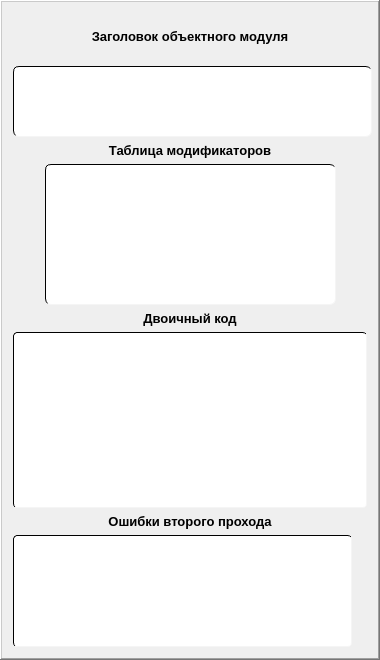
     <widget class="QFrame" name="frame_third">
      <property name="minimumSize">
       <size>
        <width>380</width>
        <height>660</height>
       </size>
      </property>
      <property name="maximumSize">
       <size>
        <width>380</width>
        <height>660</height>
       </size>
      </property>
      <property name="font">
       <font>
        <family>System</family>
        <pointsize>10</pointsize>
        <bold>true</bold>
       </font>
      </property>
      <property name="frameShape">
       <enum>QFrame::WinPanel</enum>
      </property>
      <property name="frameShadow">
       <enum>QFrame::Raised</enum>
      </property>
      <layout class="QGridLayout" name="gridLayout_9">
       <item row="0" column="0">
        <layout class="QGridLayout" name="gridLayout_7">
         <item row="0" column="0">
          <widget class="QLabel" name="label_OMH">
           <property name="font">
            <font>
             <family>System</family>
             <pointsize>10</pointsize>
             <bold>true</bold>
            </font>
           </property>
           <property name="text">
            <string>Заголовок объектного модуля</string>
           </property>
           <property name="alignment">
            <set>Qt::AlignCenter</set>
           </property>
          </widget>
         </item>
         <item row="1" column="0">
          <widget class="QTableWidget" name="tableWidget_OMH">
           <property name="minimumSize">
            <size>
             <width>359</width>
             <height>71</height>
            </size>
           </property>
           <property name="maximumSize">
            <size>
             <width>359</width>
             <height>71</height>
            </size>
           </property>
           <property name="font">
            <font>
             <family>Times New Roman</family>
             <pointsize>12</pointsize>
             <bold>false</bold>
            </font>
           </property>
           <property name="cursor" stdset="0">
            <cursorShape>PointingHandCursor</cursorShape>
           </property>
           <property name="toolTip">
            <string/>
           </property>
           <property name="styleSheet">
            <string notr="true">QTableWidget {
    background-color: #ffffff;
    border-top: 1px solid #000000;
    border-left: 1px solid #000000;
    border-right: 1px solid #f5f5f5;
    border-bottom: 1px solid #f5f5f5;
    border-radius: 6px;
    gridline-color: #e0e0e0;
}

QTableWidget QTableWidgetItem {
    padding: 5px;
}

QTableWidget QTableWidgetItem:hover {
    background-color: #e0d8d0;
}</string>
           </property>
           <property name="frameShape">
            <enum>QFrame::WinPanel</enum>
           </property>
           <property name="autoScrollMargin">
            <number>5</number>
           </property>
           <property name="editTriggers">
            <set>QAbstractItemView::NoEditTriggers</set>
           </property>
           <attribute name="horizontalHeaderVisible">
            <bool>false</bool>
           </attribute>
           <attribute name="horizontalHeaderMinimumSectionSize">
            <number>80</number>
           </attribute>
           <attribute name="horizontalHeaderDefaultSectionSize">
            <number>80</number>
           </attribute>
           <attribute name="verticalHeaderVisible">
            <bool>false</bool>
           </attribute>
           <attribute name="verticalHeaderMinimumSectionSize">
            <number>20</number>
           </attribute>
           <attribute name="verticalHeaderDefaultSectionSize">
            <number>20</number>
           </attribute>
           <row>
            <property name="text">
             <string>Новая строка</string>
            </property>
           </row>
          </widget>
         </item>
        </layout>
       </item>
       <item row="1" column="0">
        <layout class="QGridLayout" name="gridLayout_8">
         <item row="0" column="0">
          <widget class="QLabel" name="label">
           <property name="font">
            <font>
             <family>System</family>
             <pointsize>10</pointsize>
             <bold>true</bold>
            </font>
           </property>
           <property name="text">
            <string>Таблица модификаторов</string>
           </property>
           <property name="alignment">
            <set>Qt::AlignCenter</set>
           </property>
           <property name="wordWrap">
            <bool>true</bool>
           </property>
          </widget>
         </item>
         <item row="1" column="0">
          <layout class="QHBoxLayout" name="horizontalLayout_4">
           <item>
            <spacer name="horizontalSpacer_11">
             <property name="orientation">
              <enum>Qt::Horizontal</enum>
             </property>
             <property name="sizeHint" stdset="0">
              <size>
               <width>13</width>
               <height>20</height>
              </size>
             </property>
            </spacer>
           </item>
           <item>
            <widget class="QTableWidget" name="tableWidget_modTable">
             <property name="minimumSize">
              <size>
               <width>291</width>
               <height>141</height>
              </size>
             </property>
             <property name="maximumSize">
              <size>
               <width>291</width>
               <height>141</height>
              </size>
             </property>
             <property name="font">
              <font>
               <family>Times New Roman</family>
               <pointsize>12</pointsize>
               <bold>false</bold>
              </font>
             </property>
             <property name="cursor" stdset="0">
              <cursorShape>PointingHandCursor</cursorShape>
             </property>
             <property name="styleSheet">
              <string notr="true">QTableWidget {
    background-color: #ffffff;
    border-top: 1px solid #000000;
    border-left: 1px solid #000000;
    border-right: 1px solid #f5f5f5;
    border-bottom: 1px solid #f5f5f5;
    border-radius: 6px;
    gridline-color: #e0e0e0;
}

QTableWidget QTableWidgetItem {
    padding: 5px;
}

QTableWidget QTableWidgetItem:hover {
    background-color: #e0d8d0;
}</string>
             </property>
             <property name="editTriggers">
              <set>QAbstractItemView::NoEditTriggers</set>
             </property>
             <attribute name="horizontalHeaderVisible">
              <bool>false</bool>
             </attribute>
             <attribute name="horizontalHeaderMinimumSectionSize">
              <number>80</number>
             </attribute>
             <attribute name="horizontalHeaderDefaultSectionSize">
              <number>80</number>
             </attribute>
             <attribute name="verticalHeaderVisible">
              <bool>false</bool>
             </attribute>
             <attribute name="verticalHeaderMinimumSectionSize">
              <number>20</number>
             </attribute>
             <attribute name="verticalHeaderDefaultSectionSize">
              <number>20</number>
             </attribute>
            </widget>
           </item>
           <item>
            <spacer name="horizontalSpacer_4">
             <property name="orientation">
              <enum>Qt::Horizontal</enum>
             </property>
             <property name="sizeHint" stdset="0">
              <size>
               <width>18</width>
               <height>20</height>
              </size>
             </property>
            </spacer>
           </item>
          </layout>
         </item>
        </layout>
       </item>
       <item row="2" column="0">
        <layout class="QGridLayout" name="gridLayout_5">
         <item row="0" column="0">
          <widget class="QLabel" name="label_binary_code">
           <property name="font">
            <font>
             <family>System</family>
             <pointsize>10</pointsize>
             <bold>true</bold>
            </font>
           </property>
           <property name="text">
            <string>Двоичный код</string>
           </property>
           <property name="alignment">
            <set>Qt::AlignCenter</set>
           </property>
          </widget>
         </item>
         <item row="1" column="0">
          <widget class="QTextEdit" name="textEdit_binary_code">
           <property name="minimumSize">
            <size>
             <width>354</width>
             <height>176</height>
            </size>
           </property>
           <property name="maximumSize">
            <size>
             <width>354</width>
             <height>176</height>
            </size>
           </property>
           <property name="font">
            <font>
             <family>Times New Roman</family>
             <pointsize>12</pointsize>
             <bold>false</bold>
            </font>
           </property>
           <property name="cursor" stdset="0">
            <cursorShape>IBeamCursor</cursorShape>
           </property>
           <property name="styleSheet">
            <string notr="true">QTextEdit {
    background-color: #ffffff;
    border-top: 1px solid #000000;
    border-left: 1px solid #000000;
    border-right: 1px solid #f5f5f5;
    border-bottom: 1px solid #f5f5f5;
    border-radius: 4px;
    padding: 10px;
    color: #333333;
    selection-background-color: #e0d8d0;
    selection-color: #333333;
}


</string>
           </property>
           <property name="frameShape">
            <enum>QFrame::WinPanel</enum>
           </property>
           <property name="readOnly">
            <bool>true</bool>
           </property>
          </widget>
         </item>
        </layout>
       </item>
       <item row="3" column="0">
        <layout class="QVBoxLayout" name="verticalLayout_8">
         <item>
          <widget class="QLabel" name="label_SPE">
           <property name="font">
            <font>
             <family>System</family>
             <pointsize>10</pointsize>
             <bold>true</bold>
            </font>
           </property>
           <property name="text">
            <string>Ошибки второго прохода</string>
           </property>
           <property name="alignment">
            <set>Qt::AlignCenter</set>
           </property>
          </widget>
         </item>
         <item>
          <widget class="QTextEdit" name="textEdit_SPE">
           <property name="minimumSize">
            <size>
             <width>339</width>
             <height>112</height>
            </size>
           </property>
           <property name="maximumSize">
            <size>
             <width>339</width>
             <height>112</height>
            </size>
           </property>
           <property name="font">
            <font>
             <family>Times New Roman</family>
             <pointsize>10</pointsize>
            </font>
           </property>
           <property name="cursor" stdset="0">
            <cursorShape>IBeamCursor</cursorShape>
           </property>
           <property name="styleSheet">
            <string notr="true">QTextEdit {
    background-color: #ffffff;
    border-top: 1px solid #000000;
    border-left: 1px solid #000000;
    border-right: 1px solid #f5f5f5;
    border-bottom: 1px solid #f5f5f5;
    border-radius: 4px;
    padding: 10px;
    color: #333333;
    selection-background-color: #e0d8d0;
    selection-color: #333333;
}

QTextEdit:focus {
    border-top: 1px solid #000000;
    border-left: 1px solid #000000;
    border-right: 1px solid #d0b9a3;
    border-bottom: 1px solid #d0b9a3;
}

QTextEdit:hover {
    border-top: 1px solid #000000;
    border-left: 1px solid #000000;
    border-right: 1px solid #d0b9a3;
    border-bottom: 1px solid #d0b9a3;
}
</string>
           </property>
           <property name="frameShape">
            <enum>QFrame::WinPanel</enum>
           </property>
           <property name="readOnly">
            <bool>true</bool>
           </property>
          </widget>
         </item>
        </layout>
       </item>
      </layout>
     </widget>
